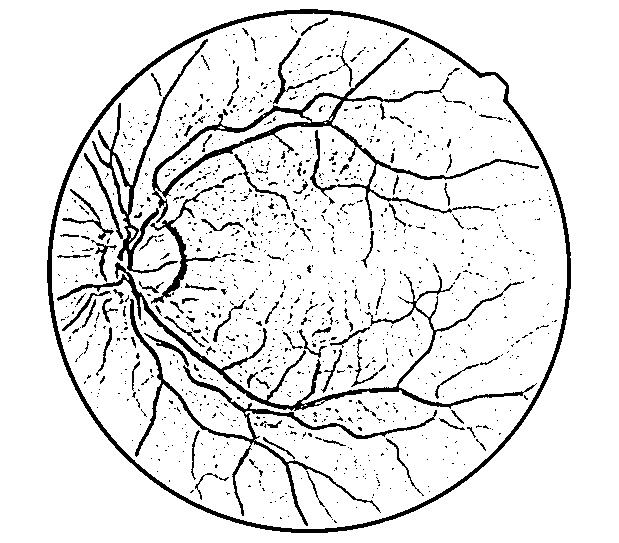
#> input picture Basics/Skeletonisation/Gauss.jpg, 619 x 543 px
$ python skeleton.py
#> lines starting #> are read from the running program, lines starting #| are printed output that depends on the picture
import cv2
import numpy as np

filename = '/Users/tanmaygulati/Documents/MATLAB/Image-Processing-using-Matlab/Retinal Scan Work/retina_scan.jpg'
filename2 = 'Gauss.jpg'
img = cv2.imread(filename2,0)
#> img is the input picture: shape (543, 619); min 0, max 255, mean 230.6
# [23 lines of commented-out code are left out]
img = img.copy()
skel = img.copy()
skel[:,:] = 0
#> skel: shape (543, 619); every value is 0
kernel = cv2.getStructuringElement(cv2.MORPH_CROSS, (3,3))

while True:
    eroded = cv2.morphologyEx(img, cv2.MORPH_ERODE, kernel)
    temp = cv2.morphologyEx(eroded, cv2.MORPH_DILATE, kernel)
    temp  = cv2.subtract(img, temp)
    skel = cv2.bitwise_or(skel, temp)
    img[:,:] = eroded[:,:]
    if cv2.countNonZero(img) == 0:
        break
#> this loop made 211 passes
#> pass 1, `eroded = cv2.morphologyEx(img, cv2.MORPH_ERODE, kernel)`:
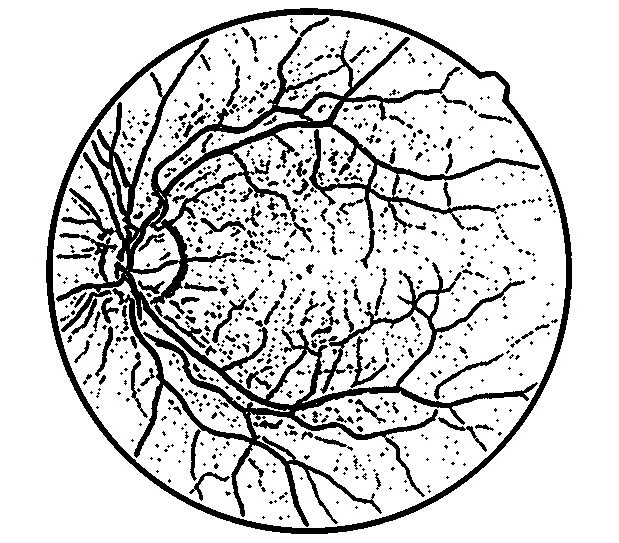
#> eroded: shape (543, 619); min 0, max 255, mean 211.2
#> pass 1, `temp  = cv2.subtract(img, temp)`:
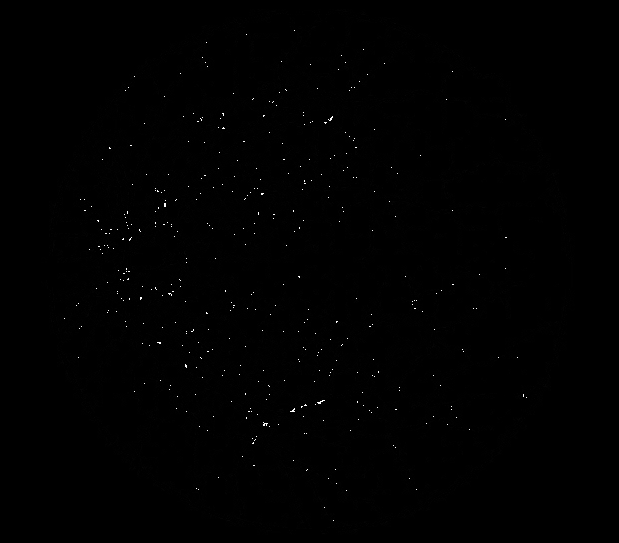
#> temp: shape (543, 619); min 0, max 255, mean 0.7
#> pass 2, `eroded = cv2.morphologyEx(img, cv2.MORPH_ERODE, kernel)`:
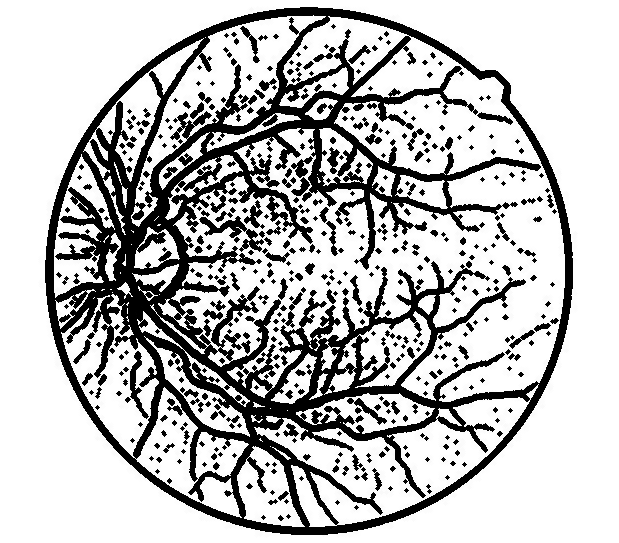
#> eroded: shape (543, 619); min 0, max 255, mean 189.7
#> after the loop:
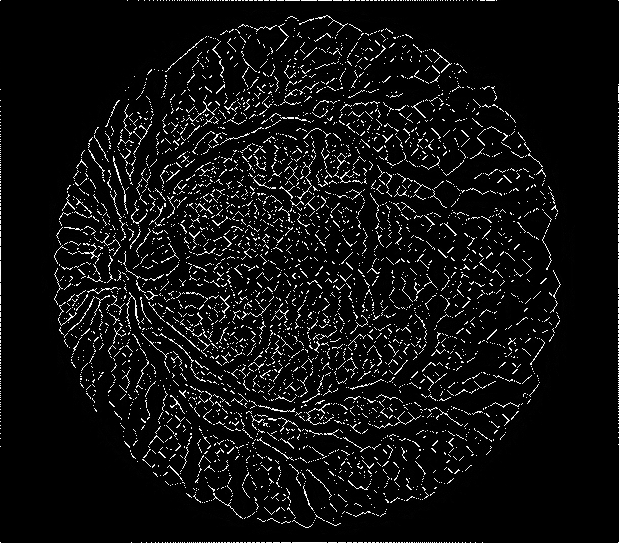
#> skel: shape (543, 619); min 0, max 255, mean 15.5

cv2.imshow("skel",skel)
cv2.waitKey(0)
cv2.destroyAllWindows()
